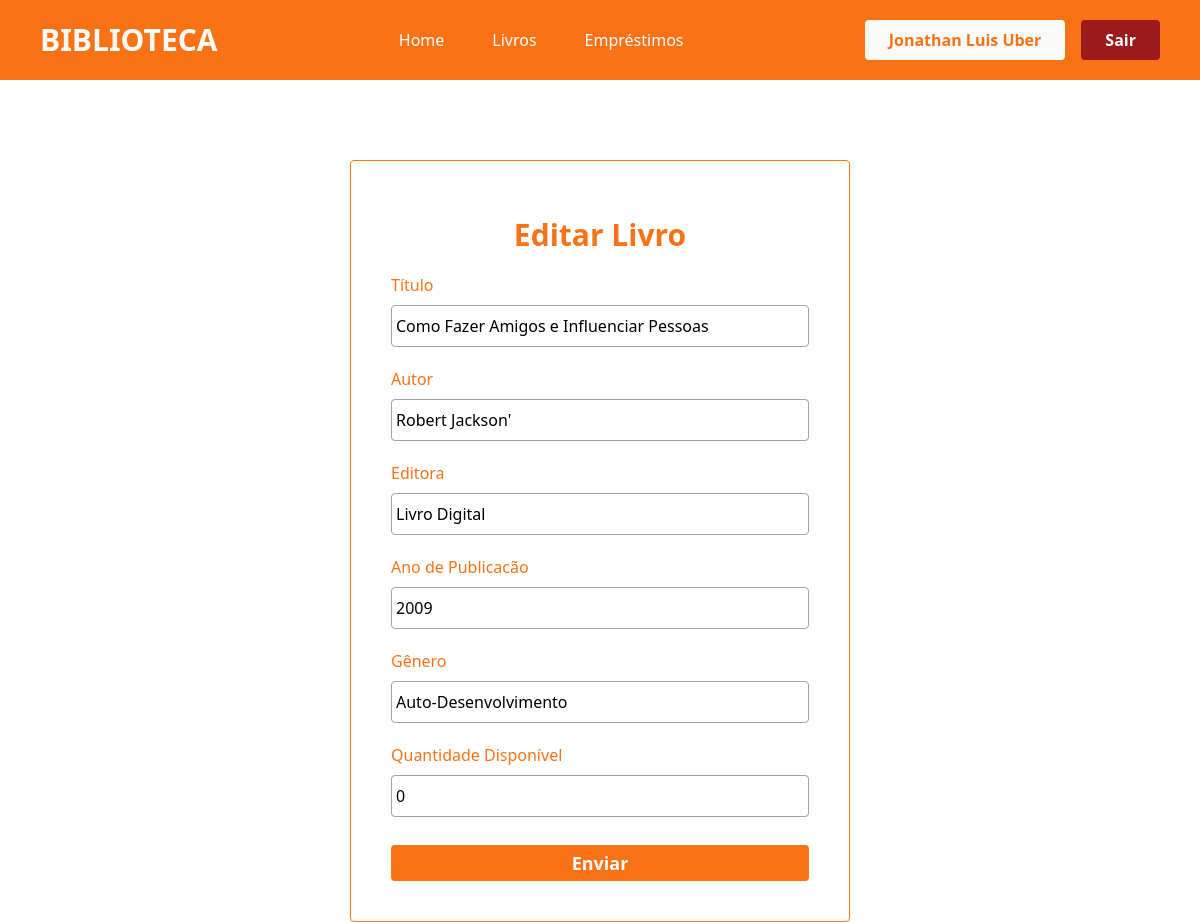
/livros/editar/3 (signed in), run on an earlier commit of the app's database.
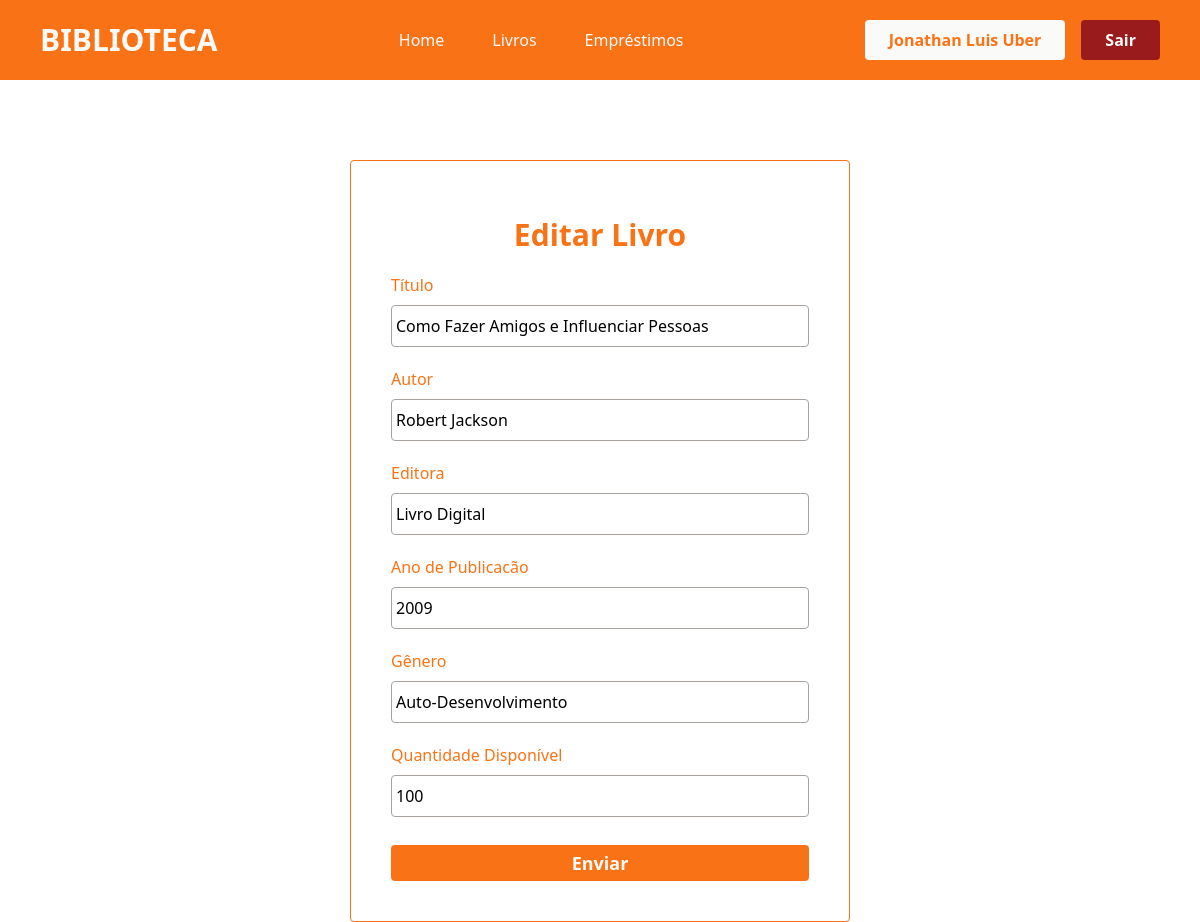
And on a later commit of the database.
### app/models.py (models this page shows)
class Livro(db.Model):
    id = db.Column(db.Integer, primary_key=True)
    titulo = db.Column(db.String(100), nullable=True)
    autor = db.Column(db.String(100), nullable=True)
    editora = db.Column(db.String(100), nullable=True)
    anoPublicacao = db.Column(db.Integer, nullable=True)
    genero = db.Column(db.String(100), nullable=True)
    quantidade_disponivel = db.Column(db.Integer, nullable=True)
    status = db.Column(db.String(100), nullable=True)
    emprestimos = db.relationship('Emprestimo', backref='livro', lazy=True)

### app/views.py (the view)
@app.route('/livros/editar/<int:id>', methods=['GET', 'POST'])
@login_required
def editar_livro(id):
    livro = Livro.query.get_or_404(id)
    form = LivroForm(obj=livro)
    if form.validate_on_submit():
        form.populate_obj(livro)
        db.session.commit()
        return redirect(url_for('livros'))
    return render_template('editar_livro.html', form=form, livro=livro)

### app/forms.py (shortened to what this page needs)
class LivroForm(FlaskForm):
    titulo = StringField('Título', validators=[DataRequired()])
    autor = StringField('Autor', validators=[DataRequired()])
    editora = StringField('Editora', validators=[DataRequired()])
    anoPublicacao = IntegerField('Ano de Publicacão', validators=[DataRequired()])
    genero = StringField('Gênero', validators=[DataRequired()])
    quantidade_disponivel = IntegerField('Quantidade Disponível', validators=[DataRequired()])
    status = StringField('Status')
    btnSubmit = SubmitField('Enviar')

### app/models.py (called while the page is built)
@login_manager.user_loader
def load_user(user_id):
    return User.query.get(user_id)

### app/templates/editar_livro.html (shortened to what this page needs)
{% extends "head.html" %}
{% block content %}
<div class="container-login w-100 flex justify-center align-center">
    <section class="forms-login mt-[5rem] border-orange-500 border-[1px] p-10 rounded w-[500px]">
                <h3 class="text-center text-3xl font-bold mt-4 text-orange-500">Editar Livro</h3>
                <form action="{{ url_for('editar_livro', id=livro.id) }}" method="post" class="flex flex-col">
                    {{form.titulo.label(class="text-orange-500 font-medium mt-5")}}
                    {{form.titulo(class="border-[1px] rounded border-stone-400 mt-2 px-1 py-2 outline-orange-500 outline-2")}}
                    {{form.autor.label(class="text-orange-500 font-medium mt-5")}}
                    {{form.autor(class="border-[1px] rounded border-stone-400 mt-2 px-1 py-2 outline-orange-500 outline-2")}}
                    {{form.editora.label(class="text-orange-500 font-medium mt-5")}}
                    {{form.editora(class="border-[1px] rounded border-stone-400 mt-2 px-1 py-2 outline-orange-500 outline-2")}}
                    {{form.anoPublicacao.label(class="text-orange-500 font-medium mt-5")}}
                    {{form.anoPublicacao(class="border-[1px] rounded border-stone-400 mt-2 px-1 py-2 outline-orange-500 outline-2")}}
                    {{form.genero.label(class="text-orange-500 font-medium mt-5")}}
                    {{form.genero(class="border-[1px] rounded border-stone-400 mt-2 px-1 py-2 outline-orange-500 outline-2")}}
                    {{form.quantidade_disponivel.label(class="text-orange-500 font-medium mt-5")}}
                    {{form.quantidade_disponivel(class="border-[1px] rounded border-stone-400 mt-2 px-1 py-2 outline-orange-500 outline-2")}}
                    {{form.btnSubmit(class="bg-orange-500 w-100 text-stone-50 font-semibold text-lg mt-7 rounded py-1 hover:bg-orange-700 cursor-pointer transition-all duration-500")}}
                </form>
    </section>
</div>
{% endblock %}

What changed in the data, as far as the page shows it:
changed Livro "Como Fazer Amigos e Influenciar Pessoas": autor "Robert Jackson'" → "Robert Jackson"; quantidade_disponivel "0" → "100"
